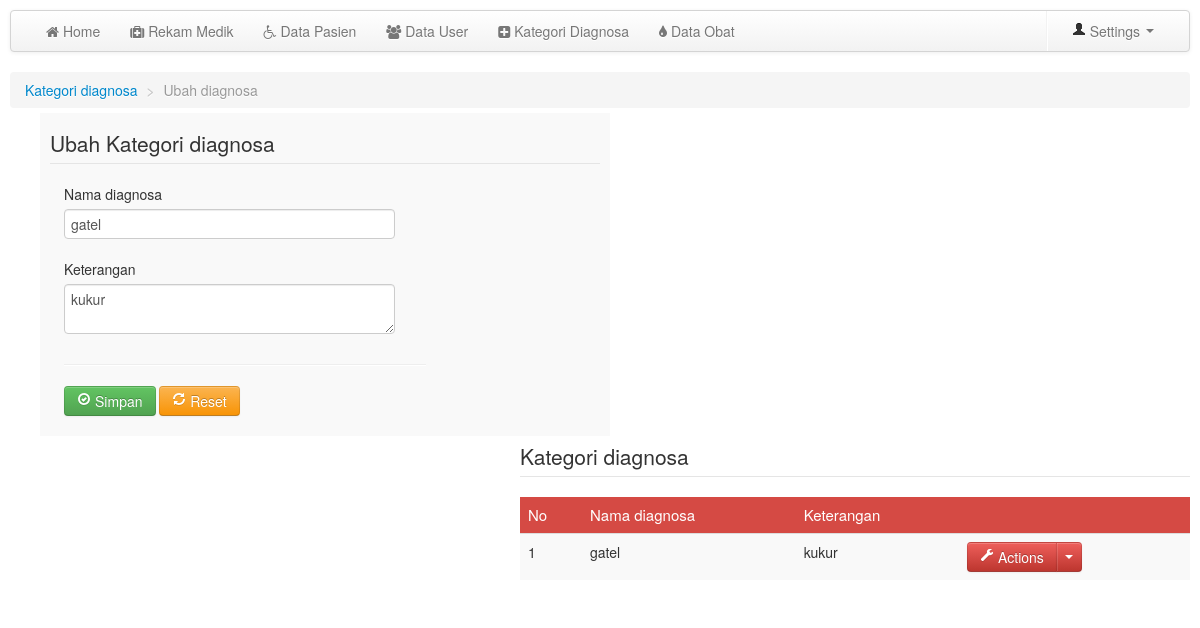
Page /media.php?module=diagnosa&&act=edit&&id_diagnosa=2 (signed in) on the committed database.
### tables this page shows
CREATE TABLE `diagnosa` (
  `id_diagnosa` int(11) NOT NULL,
  `nama_diagnosa` varchar(100) NOT NULL,
  `keterangan` text NOT NULL
);

### mod_diagnosa/diagnosa.php (the view, shortened to what this page needs)
<?php
$aksi="mod_diagnosa/aksi_diagnosa.php";
switch($_GET['act']){
	?>
<?php
case "edit":
$id_diagnosa=$_GET['id_diagnosa'];
$query=mysql_query("SELECT * FROM diagnosa WHERE id_diagnosa='$id_diagnosa'");
$r=mysql_fetch_array($query);
?>
	<section>
		<ul class="breadcrumb" style="margin-bottom: 5px;">
			<li><a href="media.php?module=diagnosa">Kategori diagnosa</a> <span class="divider"><b>&gt;</b></span></li>
			<li class="active">Ubah diagnosa</li>
		</ul>
		<div class="span6 pull-left">
			<div class="row-fluid">
			<div class="span12" style="background:#f9f9f9;padding:10px;">
				<form method="post" enctype="multipart/form-data" action="<?php echo "$aksi?module=edit"; ?>">
				<legend class="span12">Ubah Kategori diagnosa</legend>
				<div class="span8">
							<div class="control-group">
								<label class="control-label" for="inputPassword"> Nama diagnosa</label>
								<div class="controls">
									<input type="text" name="nadia" class="span11" value="<?php echo $r['nama_diagnosa']; ?>">
								</div>
							</div>
							<div class="control-group">
								<label class="control-label" for="inputPassword"> Keterangan</label>
								<div class="controls">
									<textarea name="ket" class="span11"><?php echo $r['keterangan']; ?></textarea>
								</div>
							</div>
							<hr>
							<div class="control-group">
								<div class="controls">
								<button type="submit" class="btn btn-success"><i class="icon-ok-circle icon-white"></i> Simpan</button>
								<button type="reset" class="btn btn-warning"><i class="icon-refresh icon-white"></i> Reset</button>
								</div>
							</div>
				</div>
						</form>
			</div>
		</div>
		</div>
		<div class="span7 pull-right">
		<div class="row-fluid">
			<div class="span12">
				<div id="tabel_awal">
				<fieldset>
				<legend class="span12">Kategori diagnosa</legend>
				<table class="table table-striped">
					<thead>
						<tr class="head3">
							<td>No</td><td>Nama diagnosa</td><td>Keterangan</td><td></td>
						</tr>
					</thead>
					<tbody>
					<?php
					$query=mysql_query("SELECT * FROM diagnosa");
					$no=1;
					while($r=mysql_fetch_array($query)){
					?>
						<tr>
							<td><?php echo $no; ?></td><td><?php echo $r['nama_diagnosa']; ?></td><td><?php echo $r['keterangan']; ?></td><td><div class="btn-group">
								<a class="btn btn-danger" href="#"><i class="icon-wrench icon-white"></i> Actions</a>
								<a class="btn btn-danger dropdown-toggle" data-toggle="dropdown" href="#"><span class="caret"></span></a>
							</div></td>
						</tr>
					<?php
					$no++;
					}
					?>
					</tbody>
				</table>
				</fieldset>
				</div>
			</div>
		</div>
		</div>
	</section>
<?php
break;
}
?>

### css/custom.css (style rules this page uses)
nav,header,section,footer { margin:10px 10px 0 10px; }
table .head3 { background:#d54a44; color:#fff; font-size:15px; }

### rows in the picture
diagnosa: nadia "gatel", ket "kukur", nama_diagnosa "gatel", keterangan "kukur"
